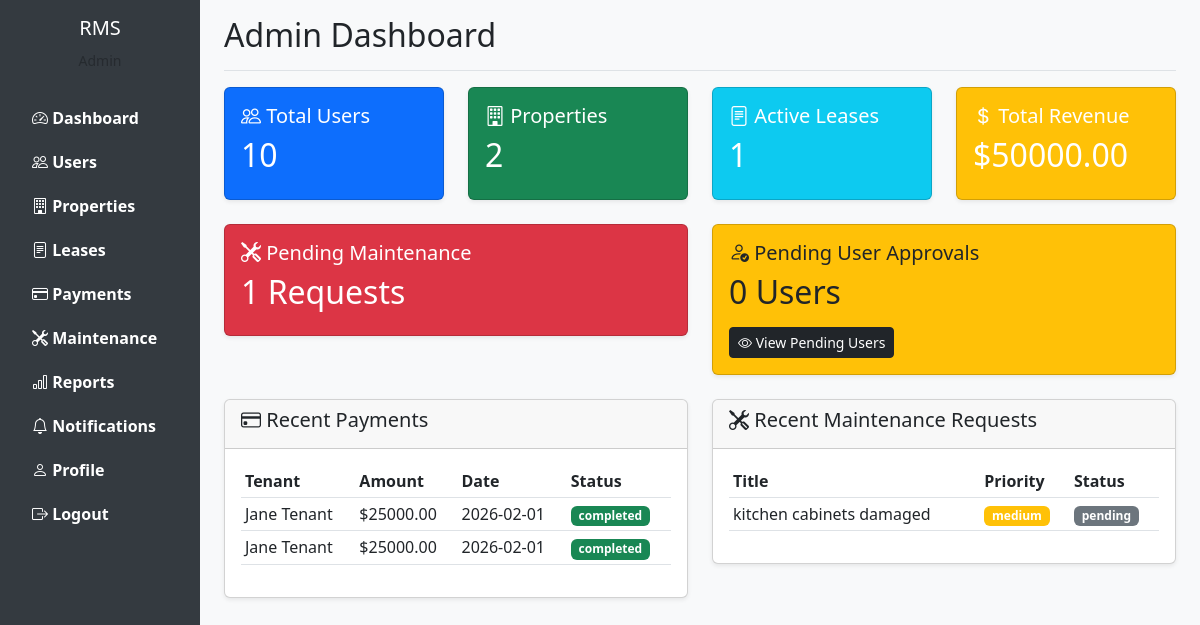
The page /admin/dashboard (signed in) on the database its author committed.
### models.py (models this page shows, shortened)
class Payment(db.Model):
    __tablename__ = 'payments'
    id = db.Column(db.Integer, primary_key=True)
    lease_id = db.Column(db.Integer, db.ForeignKey('leases.id'), nullable=False)
    tenant_id = db.Column(db.Integer, db.ForeignKey('users.id'), nullable=False)
    amount = db.Column(db.Float, nullable=False)
    payment_date = db.Column(db.Date, nullable=False)
    payment_month = db.Column(db.String(7))
    payment_method = db.Column(db.String(50))
    transaction_id = db.Column(db.String(100))
    status = db.Column(db.String(20), default='pending')
    late_fee = db.Column(db.Float, default=0.0)
    notes = db.Column(db.Text)
    created_at = db.Column(db.DateTime, default=datetime.utcnow)

class User(UserMixin, db.Model):
    __tablename__ = 'users'
    id = db.Column(db.Integer, primary_key=True)
    username = db.Column(db.String(80), unique=True, nullable=False)
    email = db.Column(db.String(120), unique=True, nullable=False)
    password_hash = db.Column(db.String(255), nullable=False)
    full_name = db.Column(db.String(120), nullable=False)
    phone = db.Column(db.String(20))
    address = db.Column(db.Text)
    role = db.Column(db.String(20), nullable=False)
    is_active = db.Column(db.Boolean, default=True)
    created_at = db.Column(db.DateTime, default=datetime.utcnow)
    updated_at = db.Column(db.DateTime, default=datetime.utcnow, onupdate=datetime.utcnow)
    properties = db.relationship('Property', backref='owner', lazy=True, foreign_keys='Property.owner_id')
    leases_as_tenant = db.relationship('Lease', backref='tenant', lazy=True, foreign_keys='Lease.tenant_id')
    payments = db.relationship('Payment', backref='payer', lazy=True)
    maintenance_requests = db.relationship('MaintenanceRequest', backref='requester', lazy=True, foreign_keys='MaintenanceRequest.tenant_id')
    assigned_maintenance = db.relationship('MaintenanceRequest', backref='assigned_staff', lazy=True, foreign_keys='MaintenanceRequest.staff_id')
    notifications = db.relationship('Notification', backref='user', lazy=True)

class MaintenanceRequest(db.Model):
    __tablename__ = 'maintenance_requests'
    id = db.Column(db.Integer, primary_key=True)
    property_id = db.Column(db.Integer, db.ForeignKey('properties.id'), nullable=False)
    tenant_id = db.Column(db.Integer, db.ForeignKey('users.id'), nullable=False)
    staff_id = db.Column(db.Integer, db.ForeignKey('users.id'))
    title = db.Column(db.String(200), nullable=False)
    description = db.Column(db.Text, nullable=False)
    category = db.Column(db.String(50))
    priority = db.Column(db.String(20), default='medium')
    status = db.Column(db.String(20), default='pending')
    reported_date = db.Column(db.DateTime, default=datetime.utcnow)
    assigned_date = db.Column(db.DateTime)
    completed_date = db.Column(db.DateTime)
    cost = db.Column(db.Float)
    resolution_notes = db.Column(db.Text)

### routes.py (the view)
@current_app.route('/admin/dashboard')
@login_required
@role_required('admin')
def admin_dashboard():
    total_users = User.query.count()
    pending_users = User.query.filter_by(is_active=False).count()
    total_properties = Property.query.count()
    total_leases = Lease.query.filter_by(status='active').count()
    total_revenue = db.session.query(db.func.sum(Payment.amount)).filter_by(status='completed').scalar() or 0
    pending_maintenance = MaintenanceRequest.query.filter_by(status='pending').count()
    recent_payments = Payment.query.order_by(Payment.created_at.desc()).limit(5).all()
    recent_requests = MaintenanceRequest.query.order_by(MaintenanceRequest.reported_date.desc()).limit(5).all()
    return render_template('admin/dashboard.html',
                         total_users=total_users,
                         pending_users=pending_users,
                         total_properties=total_properties,
                         total_leases=total_leases,
                         total_revenue=total_revenue,
                         pending_maintenance=pending_maintenance,
                         recent_payments=recent_payments,
                         recent_requests=recent_requests)

### app.py (called while the page is built)
def create_app():
    app = Flask(__name__)
    app.config['SECRET_KEY'] = 'your-secret-key-change-in-production'
    app.config['SQLALCHEMY_DATABASE_URI'] = 'sqlite:///rental_management.db'
    app.config['SQLALCHEMY_TRACK_MODIFICATIONS'] = False
    app.config['UPLOAD_FOLDER'] = 'static/uploads'
    os.makedirs(app.config['UPLOAD_FOLDER'], exist_ok=True)
    db.init_app(app)
    login_manager.init_app(app)
    migrate.init_app(app, db)
    login_manager.login_view = 'login'
    login_manager.login_message = 'Please log in to access this page.'
    with app.app_context():
        from models import User
        @login_manager.user_loader
        def load_user(user_id):
            return User.query.get(int(user_id))
        import routes
        db.create_all()
    return app

### routes.py (called while the page is built)
def role_required(*roles):
    def decorator(f):
        @wraps(f)
        def decorated_function(*args, **kwargs):
            if not current_user.is_authenticated or current_user.role not in roles:
                flash('You do not have permission to access this page.', 'danger')
                return redirect(url_for('dashboard'))
            return f(*args, **kwargs)
        return decorated_function
    return decorator

### templates/admin/dashboard.html (shortened to what this page needs)
{% extends "base.html" %}
{% block page_title %}Admin Dashboard{% endblock %}
{% block content %}
<div class="row mb-4">
    <div class="col-md-3">
        <div class="card text-white bg-primary">
            <div class="card-body">
                <h5 class="card-title"><i class="bi bi-people"></i> Total Users</h5>
                <h2>{{ total_users }}</h2>
            </div>
        </div>
    </div>
    <div class="col-md-3">
        <div class="card text-white bg-success">
            <div class="card-body">
                <h5 class="card-title"><i class="bi bi-building"></i> Properties</h5>
                <h2>{{ total_properties }}</h2>
            </div>
        </div>
    </div>
    <div class="col-md-3">
        <div class="card text-white bg-info">
            <div class="card-body">
                <h5 class="card-title"><i class="bi bi-file-text"></i> Active Leases</h5>
                <h2>{{ total_leases }}</h2>
            </div>
        </div>
    </div>
    <div class="col-md-3">
        <div class="card text-white bg-warning">
            <div class="card-body">
                <h5 class="card-title"><i class="bi bi-currency-dollar"></i> Total Revenue</h5>
                <h2>${{ "%.2f"|format(total_revenue) }}</h2>
            </div>
        </div>
    </div>
</div>
<div class="row mb-4">
    <div class="col-md-6">
        <div class="card bg-danger text-white">
            <div class="card-body">
                <h5 class="card-title"><i class="bi bi-tools"></i> Pending Maintenance</h5>
                <h2>{{ pending_maintenance }} Requests</h2>
            </div>
        </div>
    </div>
    <div class="col-md-6">
        <div class="card bg-warning text-dark">
            <div class="card-body">
                <h5 class="card-title"><i class="bi bi-person-check"></i> Pending User Approvals</h5>
                <h2>{{ pending_users }} Users</h2>
                <a href="{{ url_for('manage_users') }}" class="btn btn-dark btn-sm mt-2">
                    <i class="bi bi-eye"></i> View Pending Users
                </a>
            </div>
        </div>
    </div>
</div>
<div class="row">
    <div class="col-md-6">
        <div class="card">
            <div class="card-header">
                <h5><i class="bi bi-credit-card"></i> Recent Payments</h5>
            </div>
            <div class="card-body">
                <div class="table-responsive">
                    <table class="table table-sm">
                        <thead>
                            <tr>
                                <th>Tenant</th>
                                <th>Amount</th>
                                <th>Date</th>
                                <th>Status</th>
                            </tr>
                        </thead>
                        <tbody>
                            {% for payment in recent_payments %}
                            <tr>
                                <td>{{ payment.payer.full_name }}</td>
                                <td>${{ "%.2f"|format(payment.amount) }}</td>
                                <td>{{ payment.payment_date.strftime('%Y-%m-%d') }}</td>
                                <td>
                                    <span class="badge bg-{{ 'success' if payment.status == 'completed' else 'warning' }}">
                                        {{ payment.status }}
                                    </span>
                                </td>
                            </tr>
                            {% endfor %}
                        </tbody>
                    </table>
                </div>
            </div>
        </div>
    </div>
    <div class="col-md-6">
        <div class="card">
            <div class="card-header">
                <h5><i class="bi bi-tools"></i> Recent Maintenance Requests</h5>
            </div>
            <div class="card-body">
                <div class="table-responsive">
                    <table class="table table-sm">
                        <thead>
                            <tr>
                                <th>Title</th>
                                <th>Priority</th>
                                <th>Status</th>
                            </tr>
                        </thead>
                        <tbody>
                            {% for request in recent_requests %}
                            <tr>
                                <td>{{ request.title }}</td>
                                <td>
                                    <span class="badge bg-{{ 'danger' if request.priority == 'urgent' else 'warning' }}">
                                        {{ request.priority }}
                                    </span>
                                </td>
                                <td>
                                    <span class="badge bg-{{ 'success' if request.status == 'completed' else 'secondary' }}">
                                        {{ request.status }}
                                    </span>
                                </td>
                            </tr>
                            {% endfor %}
                        </tbody>
                    </table>
                </div>
            </div>
        </div>
    </div>
</div>
{% endblock %}

### templates/base.html (style rules this page uses)
body { min-height: 100vh; background-color: #f8f9fa; }
.card { box-shadow: 0 0.125rem 0.25rem rgba(0,0,0,0.075); }

### rows shown on the page
Payment: payer.full_name "Jane Tenant", amount "25000.00", payment_date "2026-02-01", status "completed"
Payment: payer.full_name "Jane Tenant", amount "25000.00", payment_date "2026-02-01", status "completed"
MaintenanceRequest: title "kitchen cabinets damaged", priority "medium", status "pending"

### other values the page prints
{{ total_users }} "10"
{{ total_properties }} "2"
{{ total_leases }} "1"
{{ "%.2f"|format(total_revenue) }} "50000.00"
{{ pending_maintenance }} "1"
{{ pending_users }} "0"
